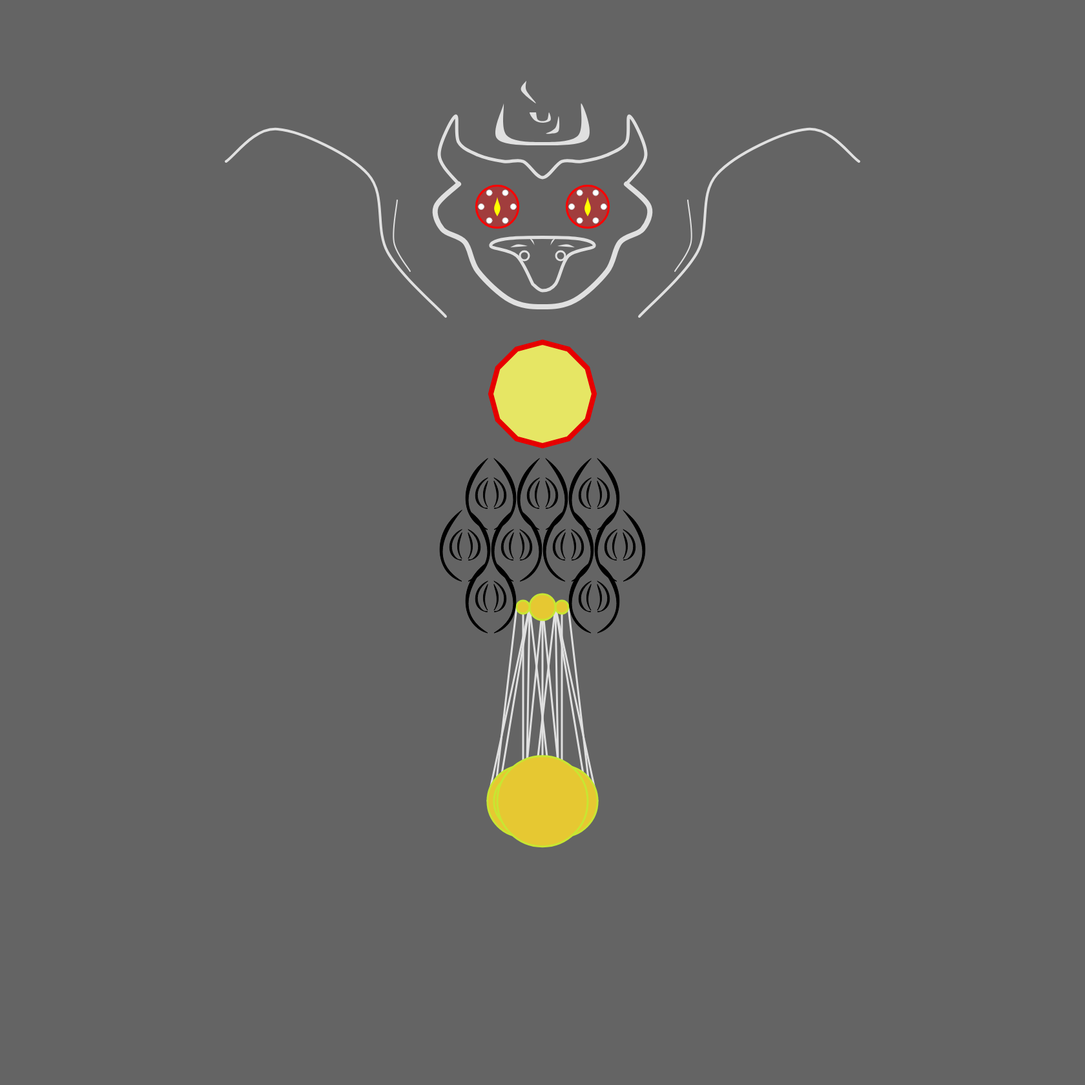
Frame 1 (no input)
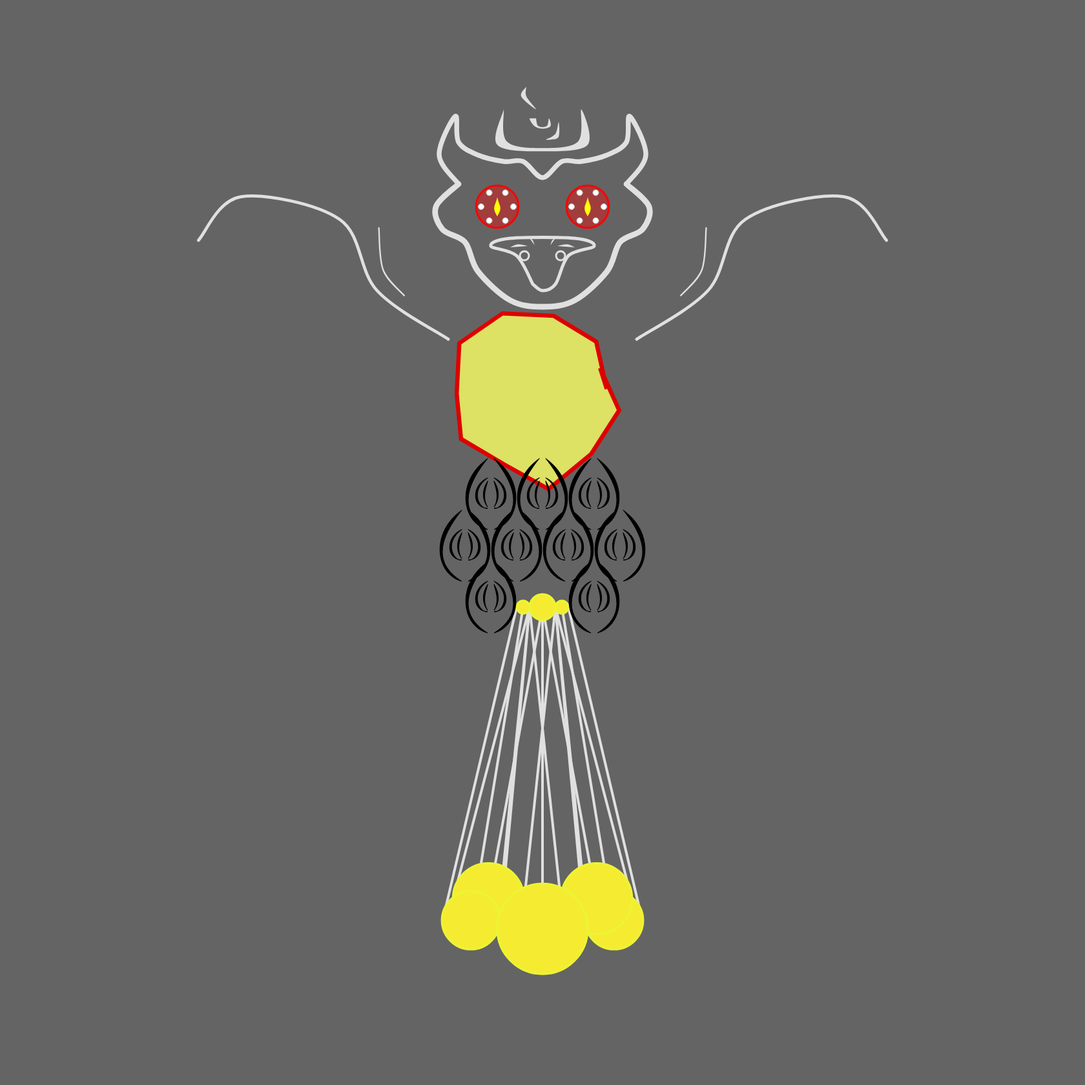
Frame 60 (no input)
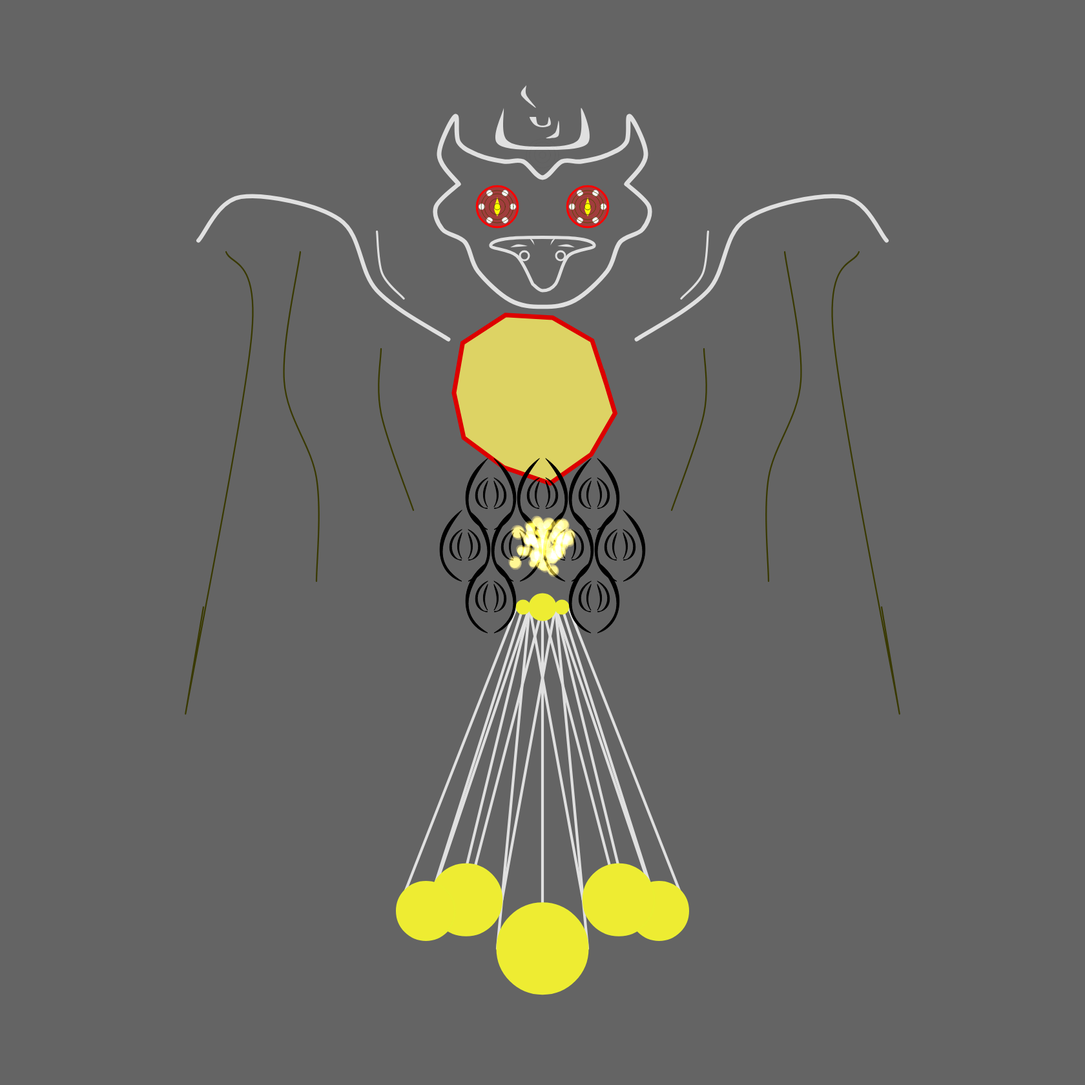
Frame 120 (the mouse pressed at the canvas centre since frame 60)

The p5.js sketch that drew these frames (run headless with seeded random() and noise() and a simulated clock; from frame 60 on, the mouse is pressed at the canvas centre):

// p5.js sketch
// ── sketch.js
let head, ring, mouth, wing;
let eyes = [];
let balls = [];
let springs = [];
let fuzzes = [];
let particles1 = [];
let particles2 = [];
let brush = [];
let magmas = [];
function setup() {
  createCanvas(1680, 1680);

  push();
  head = new Head(width / 2, height / 2 - 500);
  ring = new Ring(width / 2, height / 2 - 650);
  eyes.push(new Eye(width / 2 - 70, height / 2 - 520));
  eyes.push(new Eye(width / 2 + 70, height / 2 - 520));
  mouth = new Mouth(width / 2, height / 2 - 450);
  wing = new Wing(width / 2, height / 2 - 350);
  pop();

  push();
  //heart
  for (let i = 0; i < 12; i++) {
    let angle = map(i, 0, 12, 0, PI * 2);
    let x = width / 2 + cos(angle) * 80;
    let y = height / 2 - 230 + sin(angle) * 80;
    balls.push(new Ball(x, y, random(15, 20)));
  }
  for (let i = 0; i < balls.length - 1; i++) {
    let length = random(70, 80);
    springs[i] = new Spring(balls[i], balls[i + 1], length);
  }
  pop();

  //fuzz
  push();
  for (let i = -1; i <= 1; i++) {
    let x = width / 2 + 80 * i;
    let y = height / 2 - 80;
    fuzzes.push(new Fuzz(x, y));
  }

  for (let i = -2; i <= 1; i++) {
    let x = width / 2 + 80 * i + 40;
    let y = height / 2 + 0;
    fuzzes.push(new Fuzz(x, y));
  }

  for (let i = -1; i <= 0; i++) {
    let x = width / 2 + 80 + 160 * i;
    let y = height / 2 + 80;
    fuzzes.push(new Fuzz(x, y));
  }
  pop();
  //tail
  push();
  ball1 = new Ball1(width / 2 + 30, height / 2 + 100, 10);
  ball2 = new Ball1(width / 2 + 30, height / 2 + 400, 45);
  spring = new Spring1(ball1, ball2, 450);

  ball3 = new Ball1(width / 2, height / 2 + 100, 20);
  ball4 = new Ball1(width / 2 + 30, height / 2 + 400, 55);
  spring2 = new Spring1(ball3, ball4, 420);

  ball6 = new Ball1(width / 2 - 30, height / 2 + 400, 55);
  spring3 = new Spring1(ball3, ball6, 420);

  ball7 = new Ball1(width / 2 - 30, height / 2 + 100, 10);
  ball8 = new Ball1(width / 2 - 30, height / 2 + 400, 45);
  spring4 = new Spring1(ball7, ball8, 450);

  ball9 = new Ball1(width / 2, height / 2 + 400, 70);
  spring5 = new Spring1(ball3, ball9, 480);
  pop();
  
}

function mousePressed() {
  particles1.push(new Particle1(width / 2, height / 2));
  particles2.push(new Particle2(width / 2, height / 2 - 600));
  particles2.push(new Particle2(width / 2 - 70, height / 2 - 520));
  particles2.push(new Particle2(width / 2 + 70, height / 2 - 520));
}

function draw() {
 background(100);
  push();
  head.display();
  head.breath();
  ring.display();
  ring.breath();
  mouth.display();
  wing.display();
  wing.move();
  wing.rotate();
  for (let i = 0; i < eyes.length; i++) {
    let e = eyes[i];
    e.display();
  }
  pop();
  //heart
  push();
  for (let s of springs) {
    s.update();
  }
  noStroke();
  let r = noise(frameCount * 0.01) * 30 + 210;
  let g = cos(frameCount * 0.01) * 30 + 200;
  stroke(r, 0, 0);
  strokeWeight(5 + noise(frameCount * 0.1) * 5);
  fill(r, g, 100);
  beginShape();
  for (let b of balls) {
    b.updatePosition();
    b.drag();
    vertex(b.pos.x, b.pos.y);
  }
  endShape(CLOSE);
  pop();
  //tail
  push();
  spring.update();
  spring.display();
  spring.breath();
  spring2.update();
  spring2.display();
  spring2.breath();
  spring3.update();
  spring3.display();
  spring3.breath();
  spring4.update();
  spring4.display();
  spring4.breath();
  spring5.update();
  spring5.display();
  spring5.breath();
  pop();
  push();
  ball1.display();
  ball1.colorChange();
  ball3.display();
  ball3.colorChange();
  ball7.display();
  ball7.colorChange();
  pop();
  push();
  let gravity;
  gravity = p5.Vector.fromAngle(radians(45));
  ball2.applyForce(gravity);
  ball2.updatePosition();
  ball2.drag();
  ball2.display();
  ball2.colorChange();

  gravity = p5.Vector.fromAngle(radians(60));
  ball4.applyForce(gravity);
  ball4.updatePosition();
  ball4.drag();
  ball4.display();
  ball4.colorChange();

  gravity = p5.Vector.fromAngle(radians(120));
  ball6.applyForce(gravity);
  ball6.updatePosition();
  ball6.drag();
  ball6.display();
  ball6.colorChange();

  gravity = p5.Vector.fromAngle(radians(135));
  ball8.applyForce(gravity);
  ball8.updatePosition();
  ball8.drag();
  ball8.display();
  ball8.colorChange();

  gravity = p5.Vector.fromAngle(radians(90));
  ball9.applyForce(gravity);
  ball9.updatePosition();
  ball9.drag();
  ball9.display();
  ball9.colorChange();
  pop();
  
  //fuzz
  push();
  for (let i = 0; i < fuzzes.length; i++) {
    let f = fuzzes[i];
    f.display();
  }
  pop();
  push();
  for (const p1 of particles1) {
    p1.update();
    p1.display();
  }
  pop();
  push();
  for (const p2 of particles2) {
    p2.update();
    p2.display();
  }
  pop();

  if (mouseIsPressed) {
    brush.push(new Brush(mouseX, mouseY));
  }
  for (let i = 0; i < brush.length; i++) {
    let b = brush[i];

    let speed = b.vel.mag();
    let friction = p5.Vector.mult(b.vel, -1);
    friction.normalize();
    friction.mult(0.8);
    friction.limit(speed); // ***
    b.applyForce(friction);
    b.updatePosition();
    b.display();
  }
  
   for (let i = 0; i < magmas.length; i++) {
    let m = magmas[i];

    let fall = createVector(0, 5);
    fall.mult(m.mass);
    m.applyForce(fall);

    let wind = createVector(random(-5, 5), 0);
    m.applyForce(wind);
    m.updatePosition();
    m.display();
    
}
}

function keyPressed() {
  if (keyCode === ENTER) {
    for (let i = 0; i < random(500, 1000); i++) {
      let m1 = new Magma(random(width), random(0,200));
      magmas.push(m1);
    }
  }
}

class Head {
  constructor(x, y) {
    this.x = x;
    this.y = y;
    this.noise = 0;
    this.sin = 0;
    this.color=224;
  }
  display() {
    push();
    translate(this.x, this.y);
    noFill();
    stroke(this.color);
    strokeWeight(5 + this.noise);
    beginShape();
    curveVertex(130, -55);
    curveVertex(130, -55);
    curveVertex(160, -100);
    curveVertex(135, -160);
    curveVertex(130, -120);
    curveVertex(100, -100);
    curveVertex(60, -90);
    curveVertex(30, -90);
    curveVertex(0, -65);
    curveVertex(-30, -90);
    curveVertex(-60, -90);
    curveVertex(-100, -100);
    curveVertex(-130, -120);
    curveVertex(-135, -160);
    curveVertex(-160, -100);
    curveVertex(-130, -55);
    curveVertex(-130, -55);
    endShape();
    pop();

    push();
    noFill();
    translate(this.x, this.y);
     stroke(this.color);
    strokeWeight(8 + this.sin);
    beginShape();
    curveVertex(-130, -55);
    curveVertex(-130, -55);
    curveVertex(-165, -20);
    curveVertex(-155, 15);
    curveVertex(-120, 35);
    curveVertex(-100, 80);
    curveVertex(-50, 125);
    curveVertex(0, 135);
    curveVertex(50, 125);
    curveVertex(100, 80);
    curveVertex(120, 35);
    curveVertex(155, 15);
    curveVertex(165, -20);
    curveVertex(130, -55);
    curveVertex(130, -55);
    endShape();
    pop();
  }
  breath() {
    this.noise = noise(frameCount * 0.06) * 5;
    this.sin = sin(frameCount * 0.05) * 4;
  }
}

class Ring {
  constructor(x, y) {
    this.x = x;
    this.y = y;
    this.sin = 0;
    this.color=224;
  }
  display() {
    push();
    noStroke();
    fill(this.color);
    translate(this.x, this.y);
    beginShape();
    curveVertex(-60, -30 + this.sin);
    curveVertex(-60, -30 + this.sin);
    curveVertex(-70, 25 + this.sin);
    curveVertex(0, 35 + this.sin);
    curveVertex(70, 25 + this.sin);
    curveVertex(60, -30 + this.sin);
    curveVertex(55, 20 + this.sin);
    curveVertex(0, 30 + this.sin);
    curveVertex(-55, 20 + this.sin);
    curveVertex(-60, -30 + this.sin);
    curveVertex(-60, -30 + this.sin);
    endShape();
    pop();

    push();
    noStroke();
    fill(this.color);
    translate(this.x, this.y);
    beginShape();
    curveVertex(-10, -16 + this.sin);
    curveVertex(-20, -16 + this.sin);
    curveVertex(-12.5, -4 + this.sin);
    curveVertex(0, 0 + this.sin);
    curveVertex(12.5, -4 + this.sin);
    curveVertex(10, -16 + this.sin);
    curveVertex(7.5, -5 + this.sin);
    curveVertex(0, -2.5 + this.sin);
    curveVertex(-7.5, -5 + this.sin);
    curveVertex(-10, -16 + this.sin);
    curveVertex(-10, -16 + this.sin);
    endShape();
    pop();

    push();
    noStroke();
    fill(this.color);
    translate(this.x, this.y);
    beginShape();
    curveVertex(-25, -65 + this.sin);
    curveVertex(-25, -65 + this.sin);
    curveVertex(-33, -50 + this.sin);
    curveVertex(-10, -30 + this.sin);
    curveVertex(-25, -50 + this.sin);
    curveVertex(-25, -65 + this.sin);
    curveVertex(-25, -65 + this.sin);
    endShape();
    pop();

    push();
    noStroke();
    fill(this.color);
    translate(this.x, this.y);
    beginShape();
    curveVertex(5, 17 + this.sin);
    curveVertex(5, 17 + this.sin);
    curveVertex(20, 8 + this.sin);
    curveVertex(25, -10 + this.sin);
    curveVertex(25, 12.5 + this.sin);
    curveVertex(12.5, 17 + this.sin);
    curveVertex(5, 17 + this.sin);
    curveVertex(5, 17 + this.sin);
    endShape();
    pop();
  }
  breath() {
    this.sin = 0 + sin(frameCount * 0.02) * 10;
  }
}

class Eye {
  constructor(x, y) {
    this.x = x;
    this.y = y;
  }
  display() {
    push();
    let freq = frameCount * 0.05;
    let sinRadDist = sin(freq);
    let dia = map(sinRadDist, -1, 1, 60, 70);
    translate(this.x, this.y);
    fill(255, 0, 0, 100);
    stroke(255, 0, 0);
    strokeWeight(3);
    circle(0, 0, dia);
    pop();

    push();
    translate(this.x, this.y);
    for (let deg = 0; deg < 360; deg += 60) {
      let angleRad = radians(deg);
      let x = cos(angleRad) * dia * 0.38;
      let y = sin(angleRad) * dia * 0.38;
      stroke(200);
      circle(x, y, 9);
    }
    pop();

    push();
    translate(this.x, this.y);
    noStroke();
    fill(255, 255, 0);
    bezier(0, 15, -9, 0, -3, 0, 0, -15);
    bezier(0, 15, 9, 0, 3, 0, 0, -15);
    pop();
  }
}

class Mouth {
  constructor(x, y) {
    this.x = x;
    this.y = y;
    this.color=224;
  }
  display() {
    push();
    noFill();
     stroke(this.color);
    strokeWeight(5);
    translate(this.x, this.y);
    beginShape();
    curveVertex(-15, 50);
    curveVertex(-15, 50);
    curveVertex(-40, 6);
    curveVertex(-80, -9);
    curveVertex(-50, -21);
    curveVertex(50, -21);
    curveVertex(80, -9);
    curveVertex(40, 6);
    curveVertex(20, 50);
    curveVertex(0, 60);
    curveVertex(-15, 50);
    curveVertex(-15, 50);
    endShape();
    pop();

    push();
    noStroke();
    fill(this.color);
    translate(this.x, this.y);
    bezier(-50, -7, -40, -13, -37, -13, -23, -9);
    bezier(50, -7, 40, -13, 37, -13, 23, -9);
    bezier(-20, -21, -13, -19, -14, -14, -12, -10);
    bezier(20, -21, 13, -19, 14, -14, 12, -10);
    pop();

    push();
    translate(this.x, this.y);
    noFill();
    stroke(this.color);
    strokeWeight(3);
    circle(-28, 6, 14);
    circle(28, 6, 14);
    pop();
  }
}

class Spring {
  constructor(b1, b2, len) {
    this.b1 = b1;
    this.b2 = b2;
    this.len = len;
    this.k = 0.1;
    this.weight = 2;
  }
  update() {
    let force = p5.Vector.sub(this.b2.pos, this.b1.pos);
    let distance = force.mag();
    let stretch = distance - this.len;
    let mag = -1 * this.k * stretch;

    force.normalize();
    force.mult(mag);
    this.b2.applyForce(force);

    force.mult(-1);
    this.b1.applyForce(force);
  }
  display() {
    push();
    strokeWeight(this.weight);
    line(this.b1.pos.x, this.b1.pos.y, this.b2.pos.x, this.b2.pos.y);
    pop();
  }
}

class Ball {
  constructor(x, y, r) {
    this.pos = createVector(x, y);
    this.vel = createVector();
    this.acc = createVector();
    this.b = 255;
    this.rad = r;
    this.mass = this.rad;
    this.damping = 0.95;
  }
  applyForce(f) {
    let force = p5.Vector.div(f, this.mass);
    this.acc.add(force);
  }
  adjustVelocity(amount) {
    this.vel.mult(1 + amount);
  }
  updatePosition() {
    this.vel.add(this.acc);
    this.pos.add(this.vel);
    this.acc.mult(0);
    this.vel.mult(this.damping);
  }
  drag() {
    let mouseVec = createVector(mouseX, mouseY);
    let distance = this.pos.dist(mouseVec);
    if (distance < this.rad && mouseIsPressed) {
      this.pos.x = mouseX;
      this.pos.y = mouseY;
    }
  }
  display() {
    push();
    translate(this.pos.x, this.pos.y);
    stroke(225);
    fill(220, 223, 177);
    circle(0, 0, this.rad * 2);
    pop();
  }
}

class Wing {
  constructor(x, y) {
    this.x = x;
    this.y = y;
    this.weight = 4;
    this.angle1 = 0;
    this.angle2 = 0;
    this.color=224;
  }
  display() {
    push();
    translate(this.x, this.y);
    noFill();
     stroke(this.color);
    strokeWeight(this.weight);
    rotate(this.angle1);
    beginShape();
    curveVertex(150, 0);
    curveVertex(150, 0);
    curveVertex(240, -100);
    curveVertex(270, -220);
    curveVertex(410, -290);
    curveVertex(490, -240);
    curveVertex(490, -240);
    endShape();
    pop();

    push();
    translate(this.x, this.y);
    noFill();
     stroke(this.color);
    strokeWeight(this.weight);
    rotate(-this.angle1);
    beginShape();
    curveVertex(-150, 0);
    curveVertex(-150, 0);
    curveVertex(-240, -100);
    curveVertex(-270, -220);
    curveVertex(-410, -290);
    curveVertex(-490, -240);
    curveVertex(-490, -240);
    endShape();
    pop();

    push();
    translate(this.x, this.y);
    noFill();
     stroke(this.color);
    rotate(this.angle2);
    strokeWeight(this.weight / 2);
    beginShape();
    curveVertex(205, -70);
    curveVertex(205, -70);
    curveVertex(230, -115);
    curveVertex(225, -180);
    curveVertex(225, -180);
    endShape();
    pop();
    push();
    translate(this.x, this.y);
    noFill();
     stroke(this.color);
    rotate(-this.angle2);
    strokeWeight(this.weight / 2);
    beginShape();
    curveVertex(-205, -70);
    curveVertex(-205, -70);
    curveVertex(-230, -115);
    curveVertex(-225, -180);
    curveVertex(-225, -180);
    endShape();
    pop();
  }
  move() {
    this.weight = 1 + noise(frameCount * 0.02) * 10;
  }
  rotate() {
    this.angle1 = map(noise(frameCount * 0.01), -1, 1, 0, PI / 9);
    this.angle2 = map(noise(frameCount * 0.02), -1, 1, 0, PI / 12);
  }
}

class Fuzz {
  constructor(x, y) {
    this.x = x;
    this.y = y;
  }
  display() {
    push();
    translate(this.x, this.y);
    fill(0);
    beginShape();
    vertex(5, -20);
    bezierVertex(30, -10, 30, 27, 5, 27);
    bezierVertex(15, 30, 35, 2, 5, -20);
    endShape();

    beginShape();
    vertex(-5, -20);
    bezierVertex(-30, -10, -30, 27, -5, 27);
    bezierVertex(-15, 30, -35, 2, -5, -20);
    endShape();

    beginShape();
    vertex(5, -50);
    bezierVertex(45, 0, 45, 35, 5, 60);
    bezierVertex(45, 50, 55, -15, 5, -50);
    endShape();

    beginShape();
    vertex(-5, -50);
    bezierVertex(-45, 0, -45, 35, -5, 60);
    bezierVertex(-45, 50, -55, -15, -5, -50);
    endShape();

    beginShape();
    vertex(-5, -15);
    bezierVertex(-5, -10, -15, 8, -5, 25);
    bezierVertex(-5, 25, -20, 8, -5, -15);
    endShape();

    beginShape();
    vertex(5, -15);
    bezierVertex(5, -10, 15, 8, 5, 25);
    bezierVertex(5, 25, 20, 8, 5, -15);
    endShape();

    pop();
  }
}

class Spring1 {
  constructor(b1, b2, len) {
    this.b1 = b1;
    this.b2 = b2;
    this.len = len;
    this.k = 0.02;
    this.weight = 3;
    this.color=224;
  }
  update() {
    let force = p5.Vector.sub(this.b2.pos, this.b1.pos);
    let distance = force.mag();
    let stretch = distance - this.len;
    let mag = -1 * this.k * stretch;
    force.normalize();
    force.mult(mag);
    this.b2.applyForce(force);
  }
  display() {
    push();
     stroke(this.color);
    strokeWeight(this.weight);
    line(this.b1.pos.x, this.b1.pos.y, this.b2.pos.x, this.b2.pos.y);
    line(
      this.b1.pos.x - this.b1.rad,
      this.b1.pos.y,
      this.b2.pos.x - this.b2.rad,
      this.b2.pos.y
    );
    line(
      this.b1.pos.x + this.b1.rad,
      this.b1.pos.y,
      this.b2.pos.x + this.b2.rad,
      this.b2.pos.y
    );
    pop();
  }
  breath() {
    this.weight = 3 + noise(frameCount * 0.08) * 2;
  }
}

class Ball1 {
  constructor(x, y, r) {
    this.pos = createVector(x, y);
    this.vel = createVector();
    this.acc = createVector();
    this.rad = r;
    this.mass = this.rad / 10;
    this.r = 230;
    this.g = 200;
    this.damping = 0.9;
  }
  applyForce(f) {
    if (this.mass <= 0) {
      console.log("Wrong mass!");
      return;
    }
    let force = p5.Vector.div(f, this.mass);
    this.acc.add(force);
  }
  adjustVelocity(amount) {
    this.vel.mult(1 + amount);
  }
  updatePosition() {
    this.vel.add(this.acc);
    this.pos.add(this.vel);
    this.acc.mult(0);
    this.vel.mult(this.damping);
  }
  drag() {
    let mouseVec = createVector(mouseX, mouseY);
    let distance = this.pos.dist(mouseVec);
    if (distance < this.rad && mouseIsPressed) {
      this.pos.x = mouseX;
      this.pos.y = mouseY;
      distance = constrain(distance, 50, 100);
    }
  }
  display() {
    push();
    translate(this.pos.x, this.pos.y);
    fill(this.r, this.g, 50);
    stroke(this.g, this.r, 50);
    strokeWeight(3);
    circle(0, 0, this.rad * 2);
    pop();
  }
  colorChange() {
    this.r = map(sin(frameCount * 0.05), -1, 1, 230, 255);
    this.g = map(noise(frameCount * 0.05), -1, 1, 200, 255);
  }
}

class Particle1 {
  constructor(x, y) {
    this.pos = createVector(x, y);
    this.vel = createVector(random(-1, 1), random(-1, 1));
    this.weight = 10;
    this.acc = createVector();
    this.mass = this.rad / 10;
    this.lifespan = 0.8;
    this.lifeReduction = random(0.005, 0.015);
    this.isDone = false;
    return this;
  }
  update() {
    this.updateLifespan();
  }
  display() {
    push();
    translate(this.pos.x, this.pos.y);
    noFill();
    stroke(255 * this.lifespan, 255 * this.lifespan, 0);
    strokeWeight(this.weight * this.lifespan);
    beginShape();
    curveVertex(-490, -450);
    curveVertex(-490, -450);
    curveVertex(-450, -325);
    curveVertex(-550, 250);
    curveVertex(-525, 100);
    curveVertex(-525, 100);
    endShape();
    beginShape();
    curveVertex(490, -450);
    curveVertex(490, -450);
    curveVertex(450, -325);
    curveVertex(550, 250);
    curveVertex(525, 100);
    curveVertex(525, 100);
    endShape();
    beginShape();
    curveVertex(-375, -450);
    curveVertex(-375, -450);
    curveVertex(-400, -250);
    curveVertex(-350, -100);
    curveVertex(-350, 60);
    curveVertex(-350, 60);
    endShape();
    beginShape();
    curveVertex(375, -450);
    curveVertex(375, -450);
    curveVertex(400, -250);
    curveVertex(350, -100);
    curveVertex(350, 60);
    curveVertex(350, 60);
    endShape();
    beginShape();
    curveVertex(-250, -300);
    curveVertex(-250, -300);
    curveVertex(-250, -200);
    curveVertex(-200, -50);
    curveVertex(-200, -50);
    endShape();
    beginShape();
    curveVertex(250, -300);
    curveVertex(250, -300);
    curveVertex(250, -200);
    curveVertex(200, -50);
    curveVertex(200, -50);
    endShape();
    pop();
  }
  updateLifespan() {
    this.lifespan -= this.lifeReduction;
    if (this.lifespan < 0) {
      this.lifespan = 0;
      this.isDone = true;
    }
  }
  applyForce(f) {
    if (this.mass <= 0) {
      return;
    }
    let force = p5.Vector.div(f, this.mass);
    this.acc.add(force);
  }

  adjustVelocity(amount) {
    this.vel.mult(1 + amount);
  }
}

class Particle2 {
  constructor(x, y) {
    this.pos = createVector(x, y);
    this.vel = createVector(random(-1, 1) * 1, random(-1.5, 1.0) * 1);
    this.rad = 50;
    this.acc = createVector();
    this.mass = this.rad / 10;
    this.lifespan = 0.8;
    this.lifeReduction = random(0.005, 0.015);
    this.isDone = false;

    return this;
  }
  update() {
    this.updateLifespan();
  }
  display() {
    push();
    translate(this.pos.x, this.pos.y);
    stroke(255 * this.lifespan, 255 * this.lifespan, 0);
    strokeWeight(3 * this.lifespan);
    noFill();
    circle(0, 0, this.rad);
    circle(0, 0, this.rad * 0.8);
    circle(0, 0, this.rad * 0.5);
    circle(0, 0, this.rad * 0.2);
    pop();
  }
  updateLifespan() {
    this.lifespan -= this.lifeReduction;
    if (this.lifespan < 0) {
      this.lifespan = 0;
      this.isDone = true;
    }
  }

  applyForce(f) {
    if (this.mass <= 0) {
      console.log("Wrong mass!");
      return;
    }
    let force = p5.Vector.div(f, this.mass);
    this.acc.add(force);
  }
  adjustVelocity(amount) {
    this.vel.mult(1 + amount);
  }
}

class Brush {
  constructor(x, y) {
    this.pos = createVector(x, y);
    this.vel = p5.Vector.random2D().mult(random(2, 3));
    this.acc = createVector();
    this.mass = random(5, 10);
    this.rad = this.mass;
  }
  display() {
    push();
    translate(this.pos.x, this.pos.y);
    //circle(0, 0, this.rad * 2);
    blendMode(ADD);
    fill(200, 180, 60, 70);
    let xAdj, yAdj;
    xAdj = cos(frameCount * 0.1) * 2;
    yAdj = sin(frameCount * 0.1) * 2;
    circle(xAdj, yAdj, this.rad * 2);

    xAdj = cos(frameCount * 0.11) * 2;
    yAdj = sin(frameCount * 0.11) * 2;
    circle(xAdj, yAdj, this.rad * 2);

    xAdj = cos(frameCount * 0.09) * 2;
    yAdj = sin(frameCount * 0.09) * 2;
    circle(xAdj, yAdj, this.rad * 2);
    pop();
  }
  applyForce(f) {
    if (this.mass < 1) {
      this.mass = 1;
    }
    let force = p5.Vector.div(f, this.mass);
    this.acc.add(force);
  }
  updatePosition() {
    this.vel.add(this.acc);
    this.pos.add(this.vel);
    this.acc.mult(0);
  }
  adjustVelocity(amount) {
    this.vel.mult(1 + amount);
  }
}

class Magma {
  constructor(x, y) {
    this.pos = createVector(x, y);
    this.vel = createVector();
    this.acc = createVector();
    this.mass = random(1, 10);
    this.rad = this.mass * 2;
  }
  applyForce(f) {
    if (this.mass < 1) {
      this.mass = 1;
    }
    let force = p5.Vector.div(f, this.mass);
    this.acc.add(force);
  }
  updatePosition() {
    this.vel.add(this.acc);
    this.pos.add(this.vel);
    this.acc.mult(0);
  }
  display() {
    push();
    translate(this.pos.x, this.pos.y);
    stroke(255, 0, 0, 200);
    fill(255, 0, 0, 100);
    ellipse(0, 0, this.rad, this.rad * 2);
    pop();
  }
}
